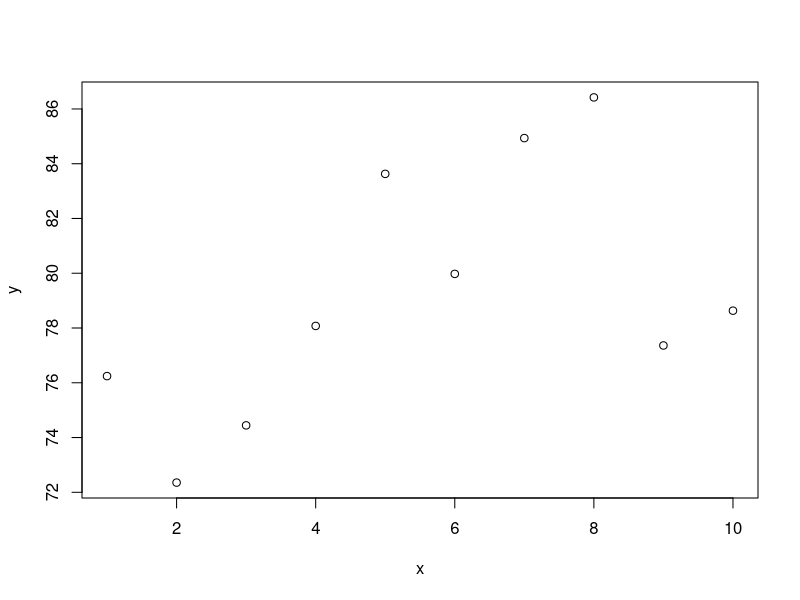

Write R code to recreate this figure.
# 31-Aug-2020 Murry Logan'S R course Day 1
# Introduction to "Git"
# .gitignore ignores files that you don't need
x = seq(1, 10, len = 10)
y = 40*2 + rnorm(10,0,5)
plot (x,y)
mean(x)